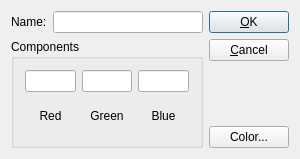
<ui version="4.0" >
 <author></author>
 <comment> * OpenRPT report writer and rendering engine
 * Copyright (C) 2001-2010 by OpenMFG, LLC
 *
 * This library is free software; you can redistribute it and/or
 * modify it under the terms of the GNU Lesser General Public
 * License as published by the Free Software Foundation; either
 * version 2.1 of the License, or (at your option) any later version.
 *
 * This library is distributed in the hope that it will be useful,
 * but WITHOUT ANY WARRANTY; without even the implied warranty of
 * MERCHANTABILITY or FITNESS FOR A PARTICULAR PURPOSE. See the GNU
 * Lesser General Public License for more details.
 *
 * You should have received a copy of the GNU Lesser General Public
 * License along with this library; if not, write to the Free Software
 * Foundation, Inc., 59 Temple Place, Suite 330, Boston, MA 02111-1307 USA
 * Please contact info@openmfg.com with any questions on this license.</comment>
 <exportmacro></exportmacro>
 <class>ColorEditor</class>
 <widget class="QDialog" name="ColorEditor" >
  <property name="geometry" >
   <rect>
    <x>0</x>
    <y>0</y>
    <width>300</width>
    <height>159</height>
   </rect>
  </property>
  <property name="windowTitle" >
   <string>Color Editor</string>
  </property>
  <layout class="QHBoxLayout" >
   <property name="margin" >
    <number>11</number>
   </property>
   <property name="spacing" >
    <number>6</number>
   </property>
   <item>
    <layout class="QVBoxLayout" >
     <property name="margin" >
      <number>0</number>
     </property>
     <property name="spacing" >
      <number>6</number>
     </property>
     <item>
      <layout class="QHBoxLayout" >
       <property name="margin" >
        <number>0</number>
       </property>
       <property name="spacing" >
        <number>6</number>
       </property>
       <item>
        <widget class="QLabel" name="_lblName" >
         <property name="text" >
          <string>Name:</string>
         </property>
        </widget>
       </item>
       <item>
        <widget class="QLineEdit" name="_editName" />
       </item>
      </layout>
     </item>
     <item>
      <widget class="QGroupBox" name="_gbComponents" >
       <property name="title" >
        <string>Components</string>
       </property>
       <layout class="QGridLayout" >
        <property name="margin" >
         <number>11</number>
        </property>
        <property name="spacing" >
         <number>6</number>
        </property>
        <item row="0" column="2" >
         <widget class="QLineEdit" name="_editBlue" />
        </item>
        <item row="0" column="1" >
         <widget class="QLineEdit" name="_editGreen" />
        </item>
        <item row="1" column="1" >
         <widget class="QLabel" name="_lblGreen" >
          <property name="text" >
           <string>Green</string>
          </property>
          <property name="alignment" >
           <set>Qt::AlignCenter</set>
          </property>
         </widget>
        </item>
        <item row="1" column="0" >
         <widget class="QLabel" name="_lblRed" >
          <property name="text" >
           <string>Red</string>
          </property>
          <property name="alignment" >
           <set>Qt::AlignCenter</set>
          </property>
         </widget>
        </item>
        <item row="1" column="2" >
         <widget class="QLabel" name="_lblBlue" >
          <property name="text" >
           <string>Blue</string>
          </property>
          <property name="textFormat" >
           <enum>Qt::AutoText</enum>
          </property>
          <property name="alignment" >
           <set>Qt::AlignCenter</set>
          </property>
         </widget>
        </item>
        <item row="0" column="0" >
         <widget class="QLineEdit" name="_editRed" />
        </item>
       </layout>
      </widget>
     </item>
    </layout>
   </item>
   <item>
    <layout class="QVBoxLayout" >
     <property name="margin" >
      <number>0</number>
     </property>
     <property name="spacing" >
      <number>6</number>
     </property>
     <item>
      <widget class="QPushButton" name="_btnAccept" >
       <property name="text" >
        <string>&amp;OK</string>
       </property>
      </widget>
     </item>
     <item>
      <widget class="QPushButton" name="_btnCancel" >
       <property name="text" >
        <string>&amp;Cancel</string>
       </property>
      </widget>
     </item>
     <item>
      <spacer>
       <property name="orientation" >
        <enum>Qt::Vertical</enum>
       </property>
       <property name="sizeType" >
        <enum>QSizePolicy::Expanding</enum>
       </property>
       <property name="sizeHint" >
        <size>
         <width>20</width>
         <height>20</height>
        </size>
       </property>
      </spacer>
     </item>
     <item>
      <widget class="QPushButton" name="_btnColor" >
       <property name="text" >
        <string>Color...</string>
       </property>
      </widget>
     </item>
    </layout>
   </item>
  </layout>
 </widget>
 <layoutdefault spacing="6" margin="11" />
 <tabstops>
  <tabstop>_editName</tabstop>
  <tabstop>_editRed</tabstop>
  <tabstop>_editGreen</tabstop>
  <tabstop>_editBlue</tabstop>
  <tabstop>_btnColor</tabstop>
  <tabstop>_btnAccept</tabstop>
  <tabstop>_btnCancel</tabstop>
 </tabstops>
 <resources/>
 <connections>
  <connection>
   <sender>_btnAccept</sender>
   <signal>clicked()</signal>
   <receiver>ColorEditor</receiver>
   <slot>accept()</slot>
   <hints>
    <hint type="sourcelabel" >
     <x>20</x>
     <y>20</y>
    </hint>
    <hint type="destinationlabel" >
     <x>20</x>
     <y>20</y>
    </hint>
   </hints>
  </connection>
  <connection>
   <sender>_btnCancel</sender>
   <signal>clicked()</signal>
   <receiver>ColorEditor</receiver>
   <slot>reject()</slot>
   <hints>
    <hint type="sourcelabel" >
     <x>20</x>
     <y>20</y>
    </hint>
    <hint type="destinationlabel" >
     <x>20</x>
     <y>20</y>
    </hint>
   </hints>
  </connection>
 </connections>
</ui>
